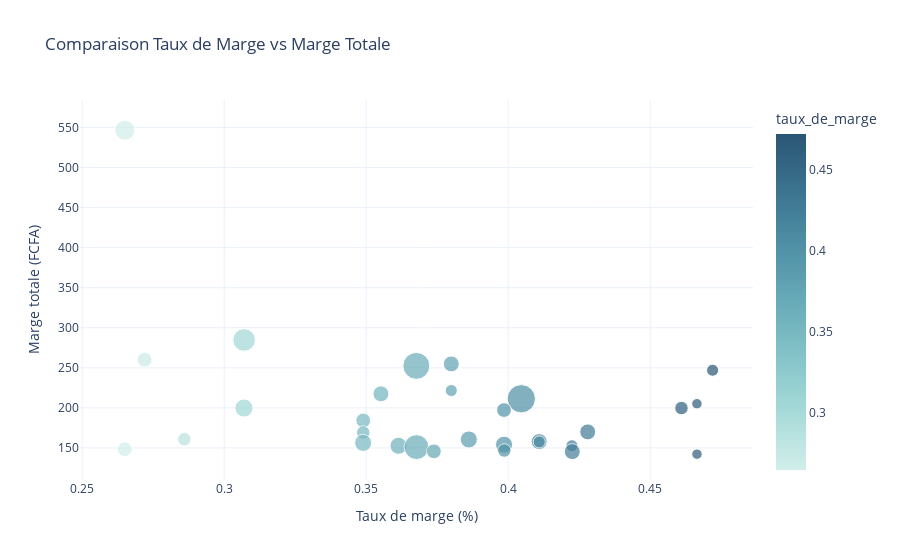

Here is the notebook cell this chart was saved with:
### Markdown cell above
###  Produits les plus rentables en valeur (Top marge totale)

Nous avons extrait les 10 produits qui génèrent le plus de **marge totale**, c’est-à-dire ceux qui contribuent le plus directement à la rentabilité globale de l’entreprise.

- Tous ces produits ont une marge unitaire élevée (de 9 à 68 FCFA).
- Ils affichent aussi un taux de marge supérieur à 25 %, ce qui en fait des produits solides.
- Certains, comme le *Champagne Egly-Ouriet Millésimé 2008*, combinent à la fois **bon volume de vente** et **très bon positionnement tarifaire**.
- D'autres, comme les Cognacs Frapin, ont une rotation lente, mais génèrent une forte marge par unité → ce sont des produits **premium bien positionnés**.

Ces produits doivent être considérés comme des **leviers prioritaires** pour la stratégie commerciale.

### Code cell
top_marge_plot = erp_liaison_web.sort_values(by='marge_totale', ascending=False).head(30)

fig = px.scatter(
    top_marge_plot,
    x='taux_de_marge',
    y='marge_totale',
    size='total_sales',  
    color='taux_de_marge',
    hover_data=['post_title', 'price', 'marge_unitaire', 'total_sales'],
    title='Comparaison Taux de Marge vs Marge Totale',
    color_continuous_scale='Teal'
)

fig.update_layout(
    xaxis_title='Taux de marge (%)',
    yaxis_title='Marge totale (FCFA)',
    template='plotly_white'
)

fig.show()

### Figure 1 — Plotly figure (JSON) as saved in the notebook; plotly's stock layout.template omitted (floating-point values rounded to 4 significant figures)
{"data": [{"customdata": [["Champagne Egly-Ouriet Grand Cru Millésimé 2008", 225, 49.69, 11], ["Champagne Egly-Ouriet Grand Cru Brut Rosé", 79.5, 20.34, 14], ["Coteaux Champenois Egly-Ouriet Ambonnay Rouge 2016", 191.3, 43.36, 6], ["Domaine des Comtes Lafon Volnay 1er Cru Santenots du Milieu 2015", 115, 36.41, 7], ["Agnès Levet Côte Rôtie Améthyste 2017", 41.2, 12.62, 20], ["Cognac Frapin Château de Fontpinot 1989 20 Ans d'Age", 157, 61.75, 4], ["Camille Giroud Clos de Vougeot 2016", 175, 55.41, 4], ["Domaine des Comtes Lafon Volnay 1er Cru Santenots du Milieu 2013", 105, 31.08, 7], ["Bernard Baudry Chinon Rouge La Croix Boissée 2017", 28.5, 9.61, 22], ["Cognac Frapin VIP XO", 176, 68.42, 3], ["Champagne Agrapart &amp; Fils Minéral Extra Brut Blanc de Blancs Grand Cru 2012", 86.8, 22.2, 9], ["Cognac Frapin Cigar Blend", 104, 39.96, 5], ["Domaine des Comtes Lafon Volnay 1er Cru Champans 2013", 99, 32.88, 6], ["David Duband Chambolle-Musigny 1er Cru Les Sentiers 2016", 105.6, 30.71, 6], ["Cognac Frapin Château de Fontpinot XO 1/2", 68.1, 24.29, 7], ["Domaine Clerget Echezeaux Grand Cru En Orveaux 2015", 116.4, 33.85, 5], ["Champagne Gosset Célébris Vintage 2007", 135, 32.17, 5], ["Marcel Windholtz Eau de Vie de Kirsch d'Alsace Réserve Particulière", 62.4, 20.08, 8], ["Marc Colin Et Fils Chassagne-Montrachet Blanc Les Caillerets 1er Cru 2016", 65.9, 22.57, 7], ["Domaine des Comtes Lafon Volnay 1er Cru Champans 2014", 115, 39.38, 4], ["Château de Meursault Beaune-Grèves Les Trois Journaux 1er Cru 2015", 67.2, 19.54, 8], ["Tempier Bandol Tourtine 2017", 58, 19.26, 8], ["Cognac Frapin Château de Fontpinot XO", 108.5, 38.2, 4], ["Domaine Weinbach Riesling Grand Cru Schlossberg Cuvée Ste Catherine 2018", 63.4, 19.09, 8], ["Decelle-Villa Chorey-Lès-Beaune 2016", 29, 8.887, 17], ["Champagne Agrapart &amp; Fils L'Avizoise Extra Brut Blanc de Blancs Grand Cru 2012", 112, 24.73, 6], ["Zind-Humbrecht Pinot Gris Grand Cru Rangen De Thann Clos Saint-Urbain 2012", 88.4, 29.37, 5], ["Domaine Peyre Rose Syrah Léone 2008", 78, 24.3, 6], ["Wemyss Malts Blended Malt Scotch Whisky Peat Chimney Batch Strength", 59, 20.78, 7], ["Wemyss Malts Single Cask Scotch Whisky Choc 'n' Nut Pretzel 2001 Bunnahabhain", 122, 47.43, 3]], "hovertemplate": "taux_de_marge=%{marker.color}<br>marge_totale=%{y}<br>total_sales=%{customdata[3]}<br>post_title=%{customdata[0]}<br>price=%{customdata[1]}<br>marge_unitaire=%{customdata[2]}<extra></extra>", "legendgroup": "", "marker": {"color": [0.265, 0.307, 0.272, 0.38, 0.3677, 0.472, 0.38, 0.3552, 0.4046, 0.4665, 0.307, 0.461, 0.3985, 0.349, 0.428, 0.349, 0.286, 0.3862, 0.4109, 0.411, 0.3489, 0.3986, 0.4225, 0.3614, 0.3677, 0.265, 0.3986, 0.3738, 0.4226, 0.4665], "coloraxis": "coloraxis", "size": [11, 14, 6, 7, 20, 4, 4, 7, 22, 3, 9, 5, 6, 6, 7, 5, 5, 8, 7, 4, 8, 8, 4, 8, 17, 6, 5, 6, 7, 3], "sizemode": "area", "sizeref": 0.055, "symbol": "circle"}, "mode": "markers", "name": "", "orientation": "v", "showlegend": false, "type": "scatter", "x": [0.265, 0.307, 0.272, 0.38, 0.3677, 0.472, 0.38, 0.3552, 0.4046, 0.4665, 0.307, 0.461, 0.3985, 0.349, 0.428, 0.349, 0.286, 0.3862, 0.4109, 0.411, 0.3489, 0.3986, 0.4225, 0.3614, 0.3677, 0.265, 0.3986, 0.3738, 0.4226, 0.4665], "xaxis": "x", "y": [546.6, 284.8, 260.1, 254.9, 252.5, 247.0, 221.7, 217.6, 211.4, 205.3, 199.8, 199.8, 197.3, 184.3, 170.0, 169.3, 160.9, 160.6, 158.0, 157.5, 156.3, 154.1, 152.8, 152.7, 151.1, 148.4, 146.8, 145.8, 145.4, 142.3], "yaxis": "y"}], "layout": {"autosize": true, "coloraxis": {"colorbar": {"title": {"text": "taux_de_marge"}}, "colorscale": [[0, "rgb(209, 238, 234)"], [0.1667, "rgb(168, 219, 217)"], [0.3333, "rgb(133, 196, 201)"], [0.5, "rgb(104, 171, 184)"], [0.6667, "rgb(79, 144, 166)"], [0.8333, "rgb(59, 115, 143)"], [1, "rgb(42, 86, 116)"]]}, "legend": {"itemsizing": "constant", "tracegroupgap": 0}, "title": {"text": "Comparaison Taux de Marge vs Marge Totale"}, "xaxis": {"anchor": "y", "autorange": true, "domain": [0, 1], "range": [0.2502, 0.4856], "title": {"text": "Taux de marge (%)"}, "type": "linear"}, "yaxis": {"anchor": "x", "autorange": true, "domain": [0, 1], "range": [84.93, 604.9], "title": {"text": "Marge totale (FCFA)"}, "type": "linear"}}}
